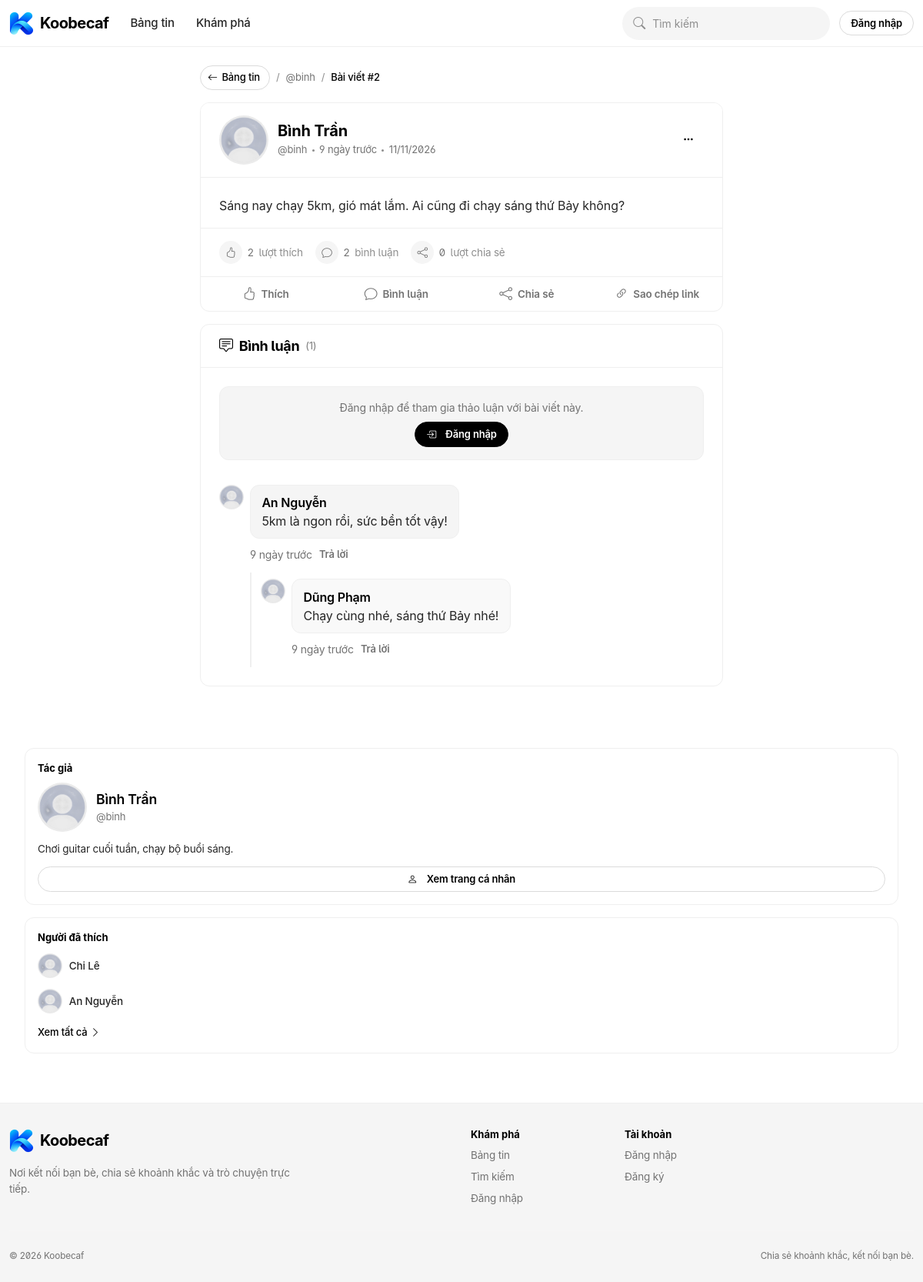
/p/2, run on the app's committed database.
### tables this page shows
CREATE TABLE `posts` (
    `id`             BIGINT UNSIGNED NOT NULL AUTO_INCREMENT,
    `user_id`        BIGINT UNSIGNED NOT NULL,
    `content`        TEXT            NOT NULL,
    `privacy`        ENUM('public', 'followers', 'private') NOT NULL DEFAULT 'public',
    `shared_post_id` BIGINT UNSIGNED NULL DEFAULT NULL,
    `share_content`  VARCHAR(1000)   NOT NULL DEFAULT '',
    `shared_url`     VARCHAR(500)    NOT NULL DEFAULT '',
    `created_at`     DATETIME        NOT NULL DEFAULT CURRENT_TIMESTAMP,
    `updated_at`     DATETIME        NOT NULL DEFAULT CURRENT_TIMESTAMP ON UPDATE CURRENT_TIMESTAMP,
    PRIMARY KEY (`id`),
    KEY `idx_posts_user_created` (`user_id`, `created_at`),
    KEY `idx_posts_created_at` (`created_at`),
    KEY `idx_posts_shared_post` (`shared_post_id`),
    KEY `idx_posts_privacy` (`privacy`),
    CONSTRAINT `fk_posts_user` FOREIGN KEY (`user_id`) REFERENCES `users` (`id`) ON DELETE CASCADE ON UPDATE CASCADE,
    CONSTRAINT `fk_posts_shared` FOREIGN KEY (`shared_post_id`) REFERENCES `posts` (`id`) ON DELETE CASCADE ON UPDATE CASCADE
);

CREATE TABLE `users` (
    `id`            BIGINT UNSIGNED NOT NULL AUTO_INCREMENT,
    `username`      VARCHAR(30)     NOT NULL,
    `email`         VARCHAR(191)    NOT NULL,
    `password_hash` VARCHAR(255)    NOT NULL,
    `display_name`  VARCHAR(100)    NOT NULL,
    `bio`           VARCHAR(500)    NOT NULL DEFAULT '',
    `avatar_path`   VARCHAR(255)    NULL DEFAULT NULL,
    `cover_path`    VARCHAR(255)    NULL DEFAULT NULL,
    `theme`         ENUM('light', 'dark') NOT NULL DEFAULT 'light',
    `created_at`    DATETIME        NOT NULL DEFAULT CURRENT_TIMESTAMP,
    `updated_at`    DATETIME        NOT NULL DEFAULT CURRENT_TIMESTAMP ON UPDATE CURRENT_TIMESTAMP,
    PRIMARY KEY (`id`),
    UNIQUE KEY `uq_users_username` (`username`),
    UNIQUE KEY `uq_users_email` (`email`),
    KEY `idx_users_created_at` (`created_at`)
);

CREATE TABLE `comments` (
    `id`         BIGINT UNSIGNED NOT NULL AUTO_INCREMENT,
    `post_id`    BIGINT UNSIGNED NOT NULL,
    `user_id`    BIGINT UNSIGNED NOT NULL,
    `parent_id`  BIGINT UNSIGNED NULL DEFAULT NULL,
    `content`    VARCHAR(2000)   NOT NULL,
    `created_at` DATETIME        NOT NULL DEFAULT CURRENT_TIMESTAMP,
    `updated_at` DATETIME        NOT NULL DEFAULT CURRENT_TIMESTAMP ON UPDATE CURRENT_TIMESTAMP,
    PRIMARY KEY (`id`),
    KEY `idx_comments_post_created` (`post_id`, `created_at`),
    KEY `idx_comments_parent` (`parent_id`),
    KEY `idx_comments_user` (`user_id`),
    CONSTRAINT `fk_comments_post` FOREIGN KEY (`post_id`) REFERENCES `posts` (`id`) ON DELETE CASCADE ON UPDATE CASCADE,
    CONSTRAINT `fk_comments_user` FOREIGN KEY (`user_id`) REFERENCES `users` (`id`) ON DELETE CASCADE ON UPDATE CASCADE,
    CONSTRAINT `fk_comments_parent` FOREIGN KEY (`parent_id`) REFERENCES `comments` (`id`) ON DELETE CASCADE ON UPDATE CASCADE
);

### app/Views/posts/show.php (the view, shortened to what the rows shown need)
<?php
$viewerId = auth_id();
$data = post_view_data($post, $viewerId);
$postId = (int) $post['id'];
$author = $author ?? null;
$authorName = $author['display_name'] ?? $post['display_name'];
?>
<nav class="post-detail-crumb" aria-label="Đường dẫn">
    <a class="post-detail-back" href="<?= url('/') ?>"><i class="bi bi-arrow-left"></i><span>Bảng tin</span></a>
    <span class="post-detail-crumb-sep">/</span>
    <a href="<?= url('/u/' . $post['username']) ?>">@<?= e($post['username']) ?></a>
    <span class="post-detail-crumb-sep">/</span>
    <span class="post-detail-crumb-current">Bài viết #<?= $postId ?></span>
</nav>
<article class="post-detail panel" data-post-id="<?= $postId ?>">
    <header class="post-detail-head">
        <a class="post-detail-avatar" href="<?= url('/u/' . $post['username']) ?>">
            <img src="<?= e(avatar_url($post['avatar_path'])) ?>" alt="<?= e($authorName) ?>" class="avatar avatar-lg avatar-ring">
        </a>
        <div class="post-detail-head-text">
            <div class="post-detail-name-row">
                <a class="post-detail-name" href="<?= url('/u/' . $post['username']) ?>"><?= e($authorName) ?></a>
            </div>
            <div class="post-detail-meta">
                <span>@<?= e($post['username']) ?></span>
                <span class="post-detail-dot"></span>
                <time datetime="<?= e($post['created_at']) ?>"><?= e(time_ago($post['created_at'])) ?></time>
                <span class="post-detail-dot"></span>
                <span title="<?= e(format_date($post['created_at'], 'd/m/Y \lúc H:i')) ?>"><?= e(format_date($post['created_at'], 'd/m/Y')) ?></span>
            </div>
        </div>
        <div class="post-detail-head-actions">
            <button class="btn icon-btn" type="button" data-menu-toggle data-menu-placement="bottom-end" aria-label="Tuỳ chọn">
                <i class="bi bi-three-dots"></i>
            </button>
        </div>
    </header>
    <?php if (trim((string) $post['content']) !== ''): ?>
        <div class="post-detail-content">
            <p class="post-detail-text" data-clampable><?= nl2br(e($post['content'])) ?></p>
        </div>
    <?php elseif ($data['isShared'] && trim((string) $post['share_content']) !== ''): ?>
        <div class="post-detail-content">
            <p class="post-detail-text"><?= nl2br(e($post['share_content'])) ?></p>
        </div>
    <?php endif; ?>
    <div class="post-detail-stats">
        <a class="post-detail-stat" href="<?= url('/posts/' . $postId . '/likes') ?>">
            <span class="post-detail-stat-icon"><i class="bi bi-hand-thumbs-up"></i></span>
            <span data-like-count><?= (int) $data['likeCount'] ?></span>
            <span class="post-detail-stat-label">lượt thích</span>
        </a>
        <a class="post-detail-stat" href="#comments">
            <span class="post-detail-stat-icon"><i class="bi bi-chat"></i></span>
            <span data-comment-count><?= (int) $data['commentCount'] ?></span>
            <span class="post-detail-stat-label">bình luận</span>
        </a>
        <span class="post-detail-stat">
            <span class="post-detail-stat-icon"><i class="bi bi-share"></i></span>
            <span data-share-count><?= (int) $data['shareCount'] ?></span>
            <span class="post-detail-stat-label">lượt chia sẻ</span>
        </span>
    </div>
    <div class="post-detail-actions">
        <?php if (is_auth()): ?>
            <button class="post-detail-action<?= $data['liked'] ? ' active' : '' ?>" type="button" data-action="like" data-post-id="<?= $postId ?>">
                <i class="bi bi-hand-thumbs-up<?= $data['liked'] ? '-fill' : '' ?>"></i><span>Thích</span>
            </button>
            <button class="post-detail-action" type="button" data-action="comment" data-post-id="<?= $postId ?>">
                <i class="bi bi-chat"></i><span>Bình luận</span>
            </button>
            <button class="post-detail-action" type="button" data-action="share" data-post-id="<?= $postId ?>">
                <i class="bi bi-share"></i><span>Chia sẻ</span>
            </button>
        <?php else: ?>
            <a class="post-detail-action" href="<?= url('/login') ?>">
                <i class="bi bi-hand-thumbs-up"></i><span>Thích</span>
            </a>
            <a class="post-detail-action" href="#comments">
                <i class="bi bi-chat"></i><span>Bình luận</span>
            </a>
            <a class="post-detail-action" href="<?= url('/login') ?>">
                <i class="bi bi-share"></i><span>Chia sẻ</span>
            </a>
        <?php endif; ?>
        <button class="post-detail-action" type="button" data-action="copy-link" data-url="<?= e($data['permalink']) ?>">
            <i class="bi bi-link-45deg"></i><span>Sao chép link</span>
        </button>
    </div>
</article>
<section class="post-detail-comments panel" id="comments">
    <div class="post-detail-comments-head">
        <h2 class="post-detail-comments-title">
            <i class="bi bi-chat-square-text"></i>
            Bình luận
            <span class="post-detail-comments-count">(<?= count($comments) ?>)</span>
        </h2>
    </div>
    <?php if (is_auth()): ?>
        <form class="comment-form post-detail-composer" data-post-id="<?= $postId ?>" data-draft="comment-detail-<?= $postId ?>">
            <img src="<?= e(avatar_url(auth_user()['avatar_path'] ?? null)) ?>" alt="" class="avatar avatar-sm">
            <div class="flex-grow-1 min-w-0">
                <textarea name="content" class="form-control" rows="2" placeholder="Viết bình luận của bạn..." maxlength="2000" required></textarea>
                <input type="hidden" name="parent_id" value="">
                <div class="post-detail-composer-actions">
                    <span class="post-detail-composer-hint">Ctrl + Enter để gửi nhanh</span>
                    <button class="btn btn-solid btn-sm" type="submit"><i class="bi bi-send me-1"></i>Gửi bình luận</button>
                </div>
            </div>
        </form>
    <?php else: ?>
        <div class="comment-login-prompt post-detail-guest">
            <p class="fg-secondary small mb-2">Đăng nhập để tham gia thảo luận với bài viết này.</p>
            <a class="btn btn-solid btn-sm" href="<?= url('/login') ?>"><i class="bi bi-box-arrow-in-right me-1"></i>Đăng nhập</a>
        </div>
    <?php endif; ?>
    <div class="comment-list post-detail-comment-list" data-comment-list="<?= $postId ?>">
        <?php if ($comments === []): ?>
            <div class="empty-state post-detail-empty">
                <span class="empty-icon"><i class="bi bi-chat-heart"></i></span>
                <h3>Chưa có bình luận nào</h3>
                <p>Hãy là người đầu tiên trò chuyện về bài viết này.</p>
            </div>
        <?php else: ?>
            <?php foreach ($comments as $comment): ?>
                <?= view_partial(dirname(__DIR__) . '/partials/comment-item.php', ['comment' => $comment]) ?>
            <?php endforeach; ?>
        <?php endif; ?>
    </div>
</section>

### app/Core/Router.php (shortened to what the rows shown need)
<?php
final class Router
{
    private array $routes = [];
    private array $groupMiddleware = [];
    public function group(array $middleware, callable $callback): void
    {
        $previous = $this->groupMiddleware;
        $this->groupMiddleware = array_merge($previous, $middleware);
        $this->groupMiddleware = $previous;
    }
    private function add(string $method, string $pattern, mixed $handler, ?string $name): self
    {
        $this->routes[] = [
            'method'     => $method,
            'pattern'    => $pattern,
            'handler'    => $handler,
            'middleware' => $this->groupMiddleware,
            'name'       => $name,
        ];
        return $this;
    }
    public function dispatch(Request $request): void
    {
        $path = $request->path();
        $method = $request->method();
        foreach ($this->routes as $route) {
            if ($route['method'] !== $method) {
                continue;
            }
            $params = $this->match($route['pattern'], $path);
            if ($params === null) {
                continue;
            }
            $this->callHandler($route['handler'], $request, $params);
            return;
        }
    }
    private function callHandler(mixed $handler, Request $request, array $params): void
    {
        [$class, $action] = $handler;
        $controller = new $class();
        $controller->{$action}($params);
    }
    private function match(string $pattern, string $path): ?array
    {
        $regex = preg_replace('#\{([a-zA-Z_][a-zA-Z0-9_]*)\}#', '(?P<$1>[^/]+)', $pattern);
        if (!preg_match('#^' . $regex . '$#', $path, $matches)) {
            return null;
        }
        $params = [];
        foreach ($matches as $key => $value) {
            if (is_string($key)) {
                $params[$key] = $value;
            }
        }
        return $params;
    }
}

### app/Views/partials/comment-item.php (shortened to what the rows shown need)
<?php
$viewerId = auth_id();
$isMine = $viewerId !== null && (int) $comment['user_id'] === $viewerId;
?>
<div class="comment-item d-flex gap-2 py-2" data-comment-id="<?= (int) $comment['id'] ?>">
    <a href="<?= url('/u/' . $comment['username']) ?>">
        <img src="<?= e(avatar_url($comment['avatar_path'])) ?>" alt="" class="avatar avatar-sm">
    </a>
    <div class="flex-grow-1 min-w-0">
        <div class="comment-bubble">
            <a class="fw-semibold fg-body-emphasis text-decoration-none" href="<?= url('/u/' . $comment['username']) ?>"><?= e($comment['display_name']) ?></a>
            <p class="mb-0 comment-text" data-comment-text><?= nl2br(e($comment['content'])) ?></p>
        </div>
        <div class="small fg-secondary mt-1 d-flex align-items-center gap-2">
            <span><?= e(time_ago($comment['created_at'])) ?></span>
            <button type="button" class="btn btn-text btn-sm p-0 fg-secondary comment-reply-btn" data-comment-id="<?= (int) $comment['id'] ?>">Trả lời</button>
        </div>
        <?php if (!empty($comment['replies'])): ?>
            <div class="comment-replies mt-2">
                <?php foreach ($comment['replies'] as $reply): ?>
                    <?= view_partial(__DIR__ . '/comment-item.php', ['comment' => $reply]) ?>
                <?php endforeach; ?>
            </div>
        <?php endif; ?>
    </div>
</div>

### app/Views/layouts/partials/post-rail.php (shortened to what the rows shown need)
<?php
$author = $author ?? null;
$authorBio = trim((string) ($author['bio'] ?? ''));
?>
<?php if ($author !== null): ?>
    <div class="rail-card">
        <div class="rail-title">Tác giả</div>
        <div class="post-rail-author-head">
            <a href="<?= url('/u/' . $author['username']) ?>">
                <img src="<?= e(avatar_url($author['avatar_path'])) ?>" alt="" class="avatar avatar-lg avatar-ring">
            </a>
            <div class="min-w-0">
                <a class="post-rail-author-name" href="<?= url('/u/' . $author['username']) ?>"><?= e($author['display_name']) ?></a>
                <div class="post-rail-author-handle">@<?= e($author['username']) ?></div>
            </div>
        </div>
        <?php if ($authorBio !== ''): ?>
            <p class="post-rail-author-bio"><?= nl2br(e($authorBio)) ?></p>
        <?php endif; ?>
        <a class="btn btn-outline btn-sm w-100" href="<?= url('/u/' . $author['username']) ?>">
            <i class="bi bi-person me-1"></i>Xem trang cá nhân
        </a>
    </div>
<?php endif; ?>
<?php if (!empty($likers)): ?>
    <div class="rail-card">
        <div class="rail-title">Người đã thích</div>
        <div class="post-rail-likers-list">
            <?php foreach ($likers as $liker): ?>
                <a class="post-rail-liker" href="<?= url('/u/' . $liker['username']) ?>">
                    <img src="<?= e(avatar_url($liker['avatar_path'])) ?>" alt="" class="avatar avatar-sm">
                    <span class="post-rail-liker-name"><?= e($liker['display_name']) ?></span>
                </a>
            <?php endforeach; ?>
        </div>
        <a class="post-rail-more" href="<?= url('/posts/' . (int) $post['id'] . '/likes') ?>">
            Xem tất cả <i class="bi bi-chevron-right"></i>
        </a>
    </div>
<?php endif; ?>

### data on the page
posts: user.username "binh", id "2", created_at "9 ngày trước", created_at "11/11/2026", content "Sáng nay chạy 5km, gió mát lắm. Ai cũng đi chạy sáng thứ Bảy không?"
users: display_name "Bình Trần", username "binh", bio "Chơi guitar cuối tuần, chạy bộ buổi sáng."
comments: user.display_name "An Nguyễn", content "5km là ngon rồi, sức bền tốt vậy!", created_at "9 ngày trước"
comments: user.display_name "Dũng Phạm", content "Chạy cùng nhé, sáng thứ Bảy nhé!", created_at "9 ngày trước"
users: display_name "Chi Lê"
users: display_name "An Nguyễn"

### other printed values
$data['likeCount'] "2"
$data['commentCount'] "2"
$data['shareCount'] "0"
